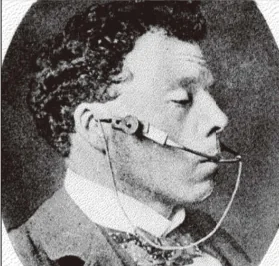
#> input picture assets/master/fig/f13_3_z.webp, 279 x 266 px, given in place of guest_patient.png, which was not available
$ python guest.py out.png out.png
#> lines starting #> are read from the running program, lines starting #| are printed output that depends on the picture; pictures that were not available may be replaced by others from this repository, and a replacement may not be noted
# The barin as a guest in the master's courtyard: 64x96, standing, same style as the other guests.
import sys
from PIL import Image, ImageDraw
OUT = sys.argv[1]
OUTLINE = (40, 20, 16, 255)
def outline(im, col=OUTLINE):
    w, h = im.size; px = im.load(); add = []
    for y in range(h):
        for x in range(w):
            if px[x, y][3]: continue
            for dx, dy in ((1, 0), (-1, 0), (0, 1), (0, -1)):
                nx, ny = x + dx, y + dy
                if 0 <= nx < w and 0 <= ny < h and px[nx, ny][3] and px[nx, ny] != col:
                    add.append((x, y)); break
    for p in add: px[p] = col
    return im
C = lambda h: tuple(int(h[i:i + 2], 16) for i in (1, 3, 5)) + (255,)
SKIN, SKIN_D, BLUSH = C("#ecbc94"), C("#cf9468"), C("#ec9a86")
HAIR, HAIR_D = C("#b3ada5"), C("#6a625c")
DARK, MOUST, LIP, TEETH = C("#2a1610"), C("#3a312c"), C("#a8463c"), C("#fff8ee")
ROBE, ROBE_D, ROBE_L, GOLD, GOLD_D = C("#8a2232"), C("#5e1622"), C("#b23c4a"), C("#e6b84a"), C("#a87c24")
SHIRT, SHIRT_D = C("#f4efe4"), C("#cfc8bb")
PANTS, SHOE, SHOE_L = C("#33303e"), C("#5a3420"), C("#8a5a3a")
WICKER, WICKER_D, APR, APR_L = C("#c08a4a"), C("#8a5a2a"), C("#f09a32"), C("#ffd07a")
AMBER, AMBER_D, TASSEL = C("#f0a030"), C("#b86a10"), C("#c0282c")

im = Image.new("RGBA", (64, 96)); d = ImageDraw.Draw(im)
#> after `im = Image.new('RGBA', (64, 96))`: im: PIL image 64x96 RGBA; every value is 0
# shoes and trousers
d.rectangle([22, 80, 29, 89], fill=PANTS); d.rectangle([34, 80, 41, 89], fill=PANTS)
d.rectangle([20, 89, 29, 93], fill=SHOE); d.rectangle([34, 89, 43, 93], fill=SHOE)
d.rectangle([21, 89, 23, 89], fill=SHOE_L); d.rectangle([40, 89, 42, 89], fill=SHOE_L)
# the robe: long, open at the front, gold trim and sash
d.rectangle([16, 40, 47, 81], fill=ROBE)
d.rectangle([16, 40, 19, 81], fill=ROBE_D); d.rectangle([45, 40, 47, 81], fill=ROBE_L)
d.polygon([(27, 40), (36, 40), (33, 56), (30, 56)], fill=SHIRT)
d.rectangle([29, 40, 34, 43], fill=SKIN_D)                       # open collar
d.line([(26, 40), (29, 56)], fill=GOLD); d.line([(37, 40), (34, 56)], fill=GOLD)
d.rectangle([17, 56, 46, 59], fill=GOLD); d.rectangle([17, 59, 46, 59], fill=GOLD_D)
d.line([(29, 60), (27, 81)], fill=GOLD); d.line([(34, 60), (36, 81)], fill=GOLD)
d.rectangle([28, 60, 35, 81], fill=ROBE_D)                       # the robe parts over the trousers
d.rectangle([29, 66, 34, 81], fill=PANTS)
d.rectangle([17, 80, 46, 81], fill=GOLD)                         # hem
# sleeves with gold cuffs, hands
d.rectangle([9, 42, 16, 67], fill=ROBE_D); d.rectangle([47, 42, 54, 67], fill=ROBE_L)
d.rectangle([9, 66, 16, 68], fill=GOLD); d.rectangle([47, 66, 54, 68], fill=GOLD)
d.rectangle([10, 69, 15, 73], fill=SKIN); d.rectangle([48, 69, 53, 73], fill=SKIN)
# a basket of apricots in the left hand (our left)
d.rectangle([2, 66, 18, 77], fill=WICKER)
for y in range(67, 77, 3): d.line([(3, y), (17, y)], fill=WICKER_D)
for x in range(4, 18, 4): d.line([(x, 66), (x, 76)], fill=WICKER_D)
d.arc([4, 54, 16, 74], 180, 360, fill=WICKER_D)
for cx, cy in ((5, 63), (9, 62), (13, 63), (7, 60), (11, 59)):
    d.ellipse([cx - 2, cy - 2, cx + 2, cy + 2], fill=APR); d.point((cx - 1, cy - 1), fill=APR_L)
d.rectangle([10, 69, 15, 72], fill=SKIN)                         # fingers over the handle
# neck and head
d.rectangle([28, 34, 35, 40], fill=SKIN_D)
d.ellipse([20, 9, 43, 37], fill=SKIN)
d.rectangle([18, 20, 20, 26], fill=SKIN_D); d.rectangle([43, 20, 45, 26], fill=SKIN_D)   # ears
# silver hair, combed back, darker at the temples
d.ellipse([20, 5, 43, 22], fill=HAIR)
d.rectangle([20, 14, 43, 18], fill=HAIR)
d.ellipse([23, 12, 40, 26], fill=SKIN)                            # forehead
d.rectangle([20, 16, 22, 23], fill=HAIR_D); d.rectangle([41, 16, 43, 23], fill=HAIR_D)
for x in (25, 30, 35): d.line([(x, 7), (x + 3, 10)], fill=HAIR_D)
# face: brows, kind eyes, blush, nose, moustache, smile
d.rectangle([24, 18, 28, 19], fill=DARK); d.rectangle([35, 18, 39, 19], fill=DARK)
d.rectangle([26, 21, 27, 23], fill=DARK); d.rectangle([36, 21, 37, 23], fill=DARK)
d.point((26, 21), fill=(255, 255, 255, 255)); d.point((36, 21), fill=(255, 255, 255, 255))
d.rectangle([22, 25, 24, 26], fill=BLUSH); d.rectangle([39, 25, 41, 26], fill=BLUSH)
d.rectangle([31, 22, 32, 26], fill=SKIN_D); d.point((30, 26), fill=SKIN_D); d.point((33, 26), fill=SKIN_D)
d.rectangle([25, 28, 38, 30], fill=MOUST); d.rectangle([24, 30, 26, 31], fill=MOUST); d.rectangle([37, 30, 39, 31], fill=MOUST)
d.rectangle([28, 31, 35, 31], fill=TEETH); d.point((27, 31), fill=LIP); d.point((36, 31), fill=LIP)
d.rectangle([28, 32, 35, 32], fill=LIP)
outline(im)
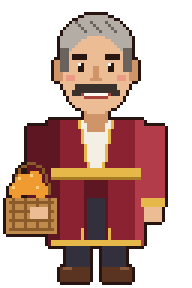
#> im: PIL image 64x96 RGBA (shown 3 times larger); mean R, G, B, A 76.8, 47.1, 38.6, 132; transparent parts drawn white
# prayer beads from the right hand, drawn after the outline so they stay thin
px = im.load()
for i in range(10):
    px[51, 74 + i] = AMBER if i % 2 == 0 else AMBER_D
px[51, 84] = GOLD
for y in (85, 86):
    for x in (50, 51, 52): px[x, y] = TASSEL
im.save(f"{OUT}/guest_barin.png")
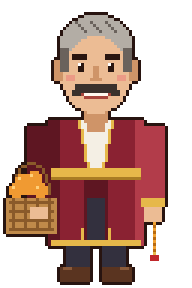
#> saved as guest_barin.png: PIL image 64x96 RGBA (shown 3 times larger); mean R, G, B, A 77.4, 47.4, 38.7, 132.7; transparent parts drawn white
# preview next to the other guests
row = [Image.open(f"{OUT}/{n}.png").convert("RGBA") for n in ("guest_patient", "guest_barin", "guest_courier", "master_calm")]
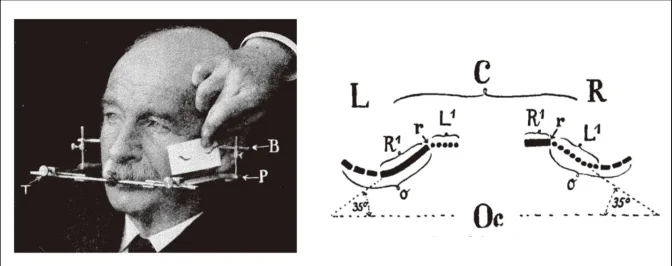
#> input picture assets/master/fig/f13_4_z.webp, 672 x 266 px, given in place of guest_courier.png, which was not available
#> row = 4 items
k = 5
sheet = Image.new("RGBA", (sum(i.width * k + 20 for i in row), 96 * k), (60, 60, 70, 255))
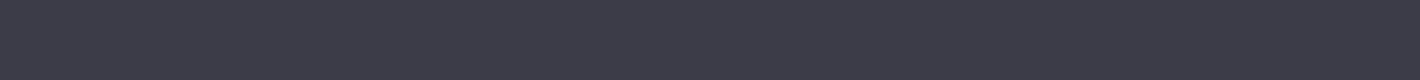
#> sheet: PIL image 8515x480 RGBA (shown at 1/6 size); mean R, G, B, A 60, 60, 70, 255
x = 0
for i in row:
    big = i.resize((i.width * k, i.height * k), Image.NEAREST); sheet.paste(big, (x, 96 * k - big.height), big); x += i.width * k + 20
#> this loop made 4 passes
#> x on passes 1 to 4: 1415, 1755, 5135, 8515
#> pass 2, `big = i.resize((i.width * k, i.height * k), Image.NEAREST)`:
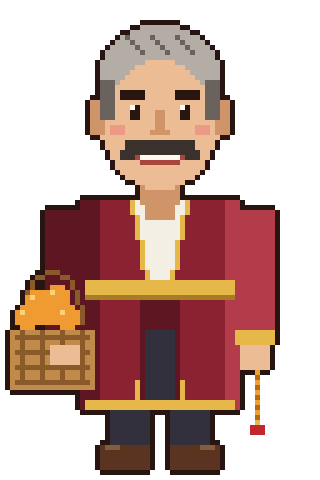
#> big: PIL image 320x480 RGBA; mean R, G, B, A 77.4, 47.4, 38.7, 132.7; transparent parts drawn white
#> pass 3, `big = i.resize((i.width * k, i.height * k), Image.NEAREST)`:
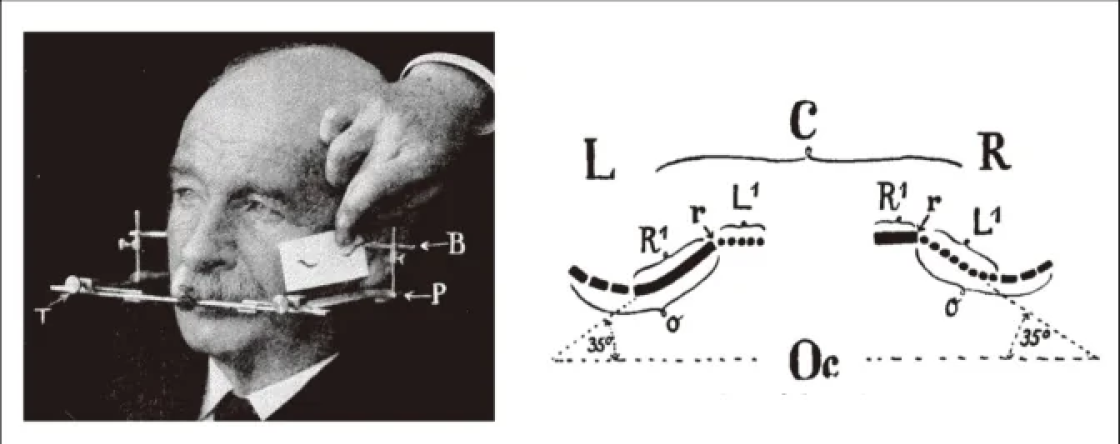
#> big: PIL image 3360x1330 RGBA (shown at 1/3 size); mean R, G, B, A 186, 183.9, 183.5, 255
#> after the loop:
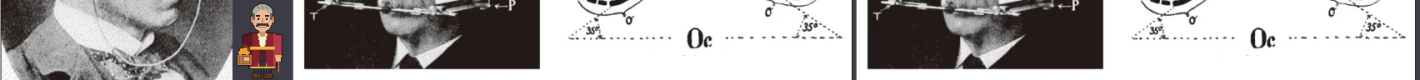
#> sheet: PIL image 8515x480 RGBA (shown at 1/6 size); mean R, G, B, A 170.3, 167, 166.5, 255
#> after the loop, x = 8515
sheet.save(sys.argv[2])
print("ok")
